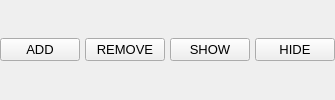
	<widget class="QWidget" name="panelEdges">
	  <property name="sizePolicy">
	    <sizepolicy hsizetype="Expanding" vsizetype="Fixed">
	      <horstretch>0</horstretch>
	      <verstretch>0</verstretch>
	    </sizepolicy>
	  </property>

	  <layout class="QVBoxLayout" name="panelEdgesVBoxLayout">
	    <property name="leftMargin">
	      <number>0</number>
	    </property>
	    <property name="topMargin">
	      <number>0</number>
	    </property>
	    <property name="rightMargin">
	      <number>0</number>
	    </property>
	    <property name="bottomMargin">
	      <number>0</number>
	    </property>
	    <property name="spacing">
	      <number>0</number>
	    </property>

	    <item>
	      <layout class="QGridLayout" name="panelEdgesGridLayout">
		<property name="leftMargin">
		  <number>0</number>
		</property>
		<property name="topMargin">
		  <number>0</number>
		</property>
		<property name="rightMargin">
		  <number>0</number>
		</property>
		<property name="bottomMargin">
		  <number>0</number>
		</property>
		<property name="spacing">
		  <number>5</number>
		</property>

		<!-- row 10 -->

		<item row="0" column="0">
		  <widget class="QPushButton" name="pushButtonSceneGraphEdgesAdd">
		    <property name="sizePolicy">
		      <sizepolicy hsizetype="Expanding" vsizetype="Fixed">
			<horstretch>1</horstretch>
			<verstretch>0</verstretch>
		      </sizepolicy>
		    </property>
		    <property name="text">
		      <string>ADD</string>
		    </property>
		    <property name="font">
		      <font>
			<pointsize>10</pointsize>
		      </font>
		    </property>
		  </widget>
		</item>

		<item row="0" column="1">
		  <widget class="QPushButton" name="pushButtonSceneGraphEdgesRemove">
		    <property name="sizePolicy">
		      <sizepolicy hsizetype="Expanding" vsizetype="Fixed">
			<horstretch>1</horstretch>
			<verstretch>0</verstretch>
		      </sizepolicy>
		    </property>
		    <property name="text">
		      <string>REMOVE</string>
		    </property>
		    <property name="font">
		      <font>
			<pointsize>10</pointsize>
		      </font>
		    </property>
		  </widget>
		</item>

		<item row="0" column="2">
		  <widget class="QPushButton" name="pushButtonSceneGraphEdgesShow">
		    <property name="sizePolicy">
		      <sizepolicy hsizetype="Expanding" vsizetype="Fixed">
			<horstretch>1</horstretch>
			<verstretch>0</verstretch>
		      </sizepolicy>
		    </property>
		    <property name="text">
		      <string>SHOW</string>
		    </property>
		    <property name="font">
		      <font>
			<pointsize>10</pointsize>
		      </font>
		    </property>
		  </widget>
		</item>

		<item row="0" column="3">
		  <widget class="QPushButton" name="pushButtonSceneGraphEdgesHide">
		    <property name="sizePolicy">
		      <sizepolicy hsizetype="Expanding" vsizetype="Fixed">
			<horstretch>1</horstretch>
			<verstretch>0</verstretch>
		      </sizepolicy>
		    </property>
		    <property name="text">
		      <string>HIDE</string>
		    </property>
		    <property name="font">
		      <font>
			<pointsize>10</pointsize>
		      </font>
		    </property>
		  </widget>
		</item>

	      </layout>
	    </item>
	  </layout>
	</widget>
